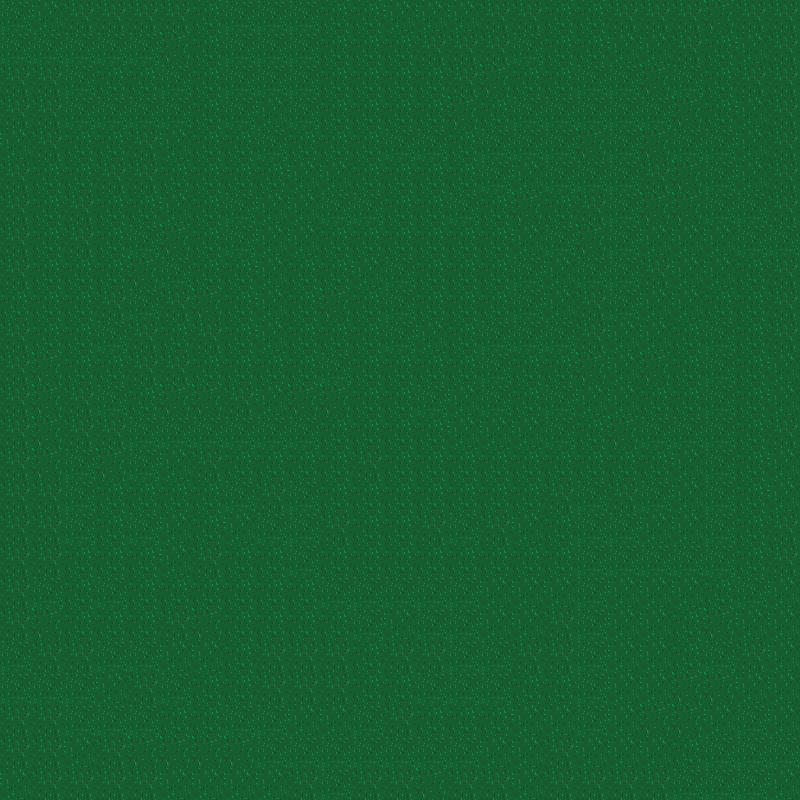

Tiled map render using the project's own tile images. Description and the map definition, with tile-layer contents summarised, below:
An orthogonal 25x25 tile map with 32x32 px tiles, 1 tile layer (Tile Layer 1).

<map version="1.0" orientation="orthogonal" renderorder="right-down" width="25" height="25" tilewidth="32" tileheight="32" nextobjectid="1">
 <tileset firstgid="1" name="grass_sheet" tilewidth="32" tileheight="32">
  <image source="../tiles/grass_sheet.png" width="160" height="32" />
 </tileset>
 <layer name="Tile Layer 1" width="25" height="25">
  <data>[625 cells, 625 non-empty, 5 distinct tile ids]</data>
 </layer>
</map>
